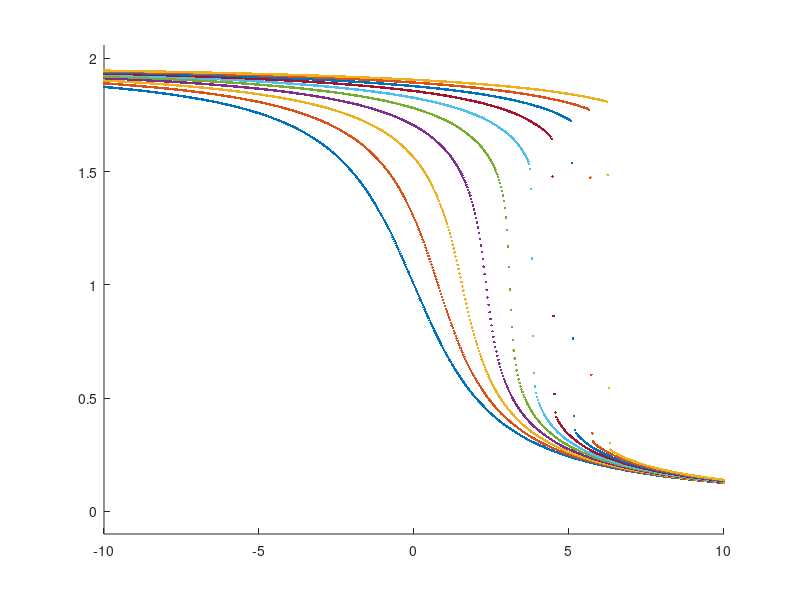

Source code (MATLAB):
clear all; close all;

N=2000;   % x values (columns) 
M=500; % t values (rows)

w = zeros(M,N);

dx = 2^(-5);
dt = 2^(-6);

A=1;
B=-1;
s=0.5; 

%% initial conditions
% row 1 initial condition
for n=1:N 
    x(n) = (-N/2+(n-1))*dx;
    w(1,n) = A + B*2/pi * atan(s*x(n));    
end

% column 1 and M boundary values
w(:,1) = A + B*2/pi * atan(s*x(1));   
w(:,N) = A + B*2/pi * atan(s*x(N));

%% Algorithms %%   

%% CE  
% for j=1:M              % rows/time
%     fprintf('row: %i\n', j)
%     for  n=2:N-1        % columns/x 
%         w(j+1,n) = w(j,n) - (dt/(2*dx))*w(j, n)*(w(j,n+1)-w(j,n-1));   
%     end
% end

%% FE
% for j=1:M                 % rows/time
%     fprintf('row: %i\n', j)
%     for  n=1:N-1        % columns/x 
%         w(j+1,n) = w(j,n) - (dt/dx)*w(j, n)*(w(j,n+1)-w(j,n));   
%     end
% end

%% BE
for j=1:M              % rows/time
    fprintf('row: %i\n', j)
    for  n=2:N       % columns/x 
        w(j+1,n) = w(j,n) - (dt/dx)*w(j, n)*(w(j,n)-w(j,n-1));   
    end
end


%% plotting first 46 columns
% plot(x,w(1:M,:)');  % it blows up to infty
% xlim([-15 15])

figure
hold on
for i=1:50:M
     fprintf('plot: %i, out of %i\n', i, M)
     
     plot(x,w(i,:), '.');
     ylim([min(min(w))-0.1,max(max(w))+0.1])
     %xlim([min(x)-5,max(x)+2])
     xlim([-10,10])
     
     pause(0.05)
end
